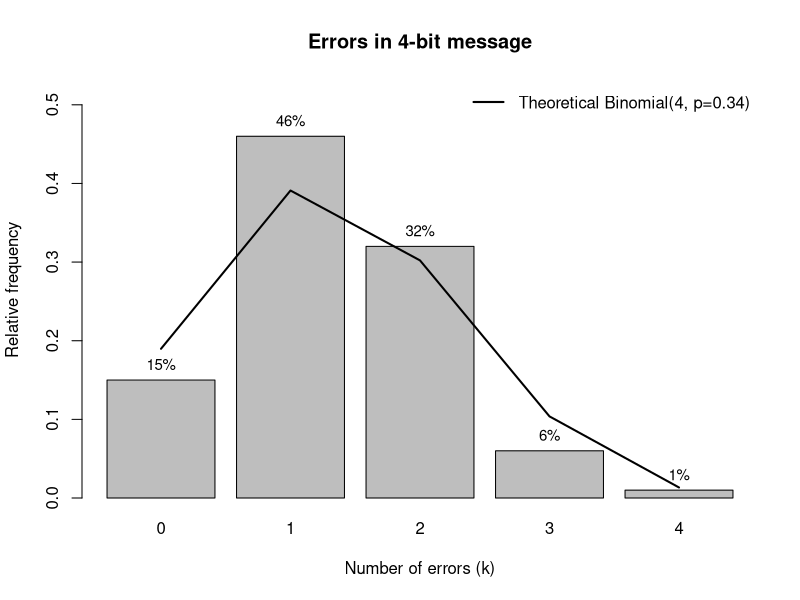

Write R code to recreate this figure. (Note: this script raises an error after producing the figure.)
## ---- chunk 1
# your team id number 
                          ###
id <- 34                  ### Change to the correct id!
                          ###
set.seed(id)
p <- id/100
# matrices G and H
G <- matrix(c(1, 1, 1, 0, 0, 0, 0,
		1, 0, 0, 1, 1, 0, 0,
		0, 1, 0, 1, 0, 1, 0,
		1, 1, 0, 1, 0, 0, 1), nrow = 4, byrow = TRUE)
H <- t(matrix(c(1, 0, 1, 0, 1, 0, 1,
		0, 1, 1, 0, 0, 1, 1,
		0, 0, 0, 1, 1, 1, 1), nrow = 3, byrow = TRUE))
cat("The matrix G is: \n") 
G  
cat("The matrix H is: \n") 
H
cat("The product GH must be zero: \n")
(G%*%H) %%2
## ---- chunk 2
# generate N messages
N <- 100
message_generator <- function(N) {
  matrix(sample(c(0,1), 4*N, replace = TRUE), nrow = N)
}  
messages <- message_generator(100)

# calculate code for messages
codewords <- (messages %*% G) %% 2

cat("messages\n")
head(messages)
cat("codewords\n")
head(codewords)
## ---- chunk 3
# generate an N*7 matrix consisting of independent Bernoulli r.v. with parameter p
errors <- matrix(
  sample(c(0,1), N*7, replace = TRUE, prob = c(1-p, p)),
  nrow = N, byrow = TRUE
)

# impose an error matrix on messages 
received <- (codewords + errors) %% 2
cat("received\n")
head(received)
## ---- chunk 4
# calculatе orror position ((1..7) or 0 - no error)
Z <- (received %*% H) %% 2
idx <- Z %*% c(1,2,4) 

corrected <- received

# correct each message
for (i in seq_len(nrow(corrected))) {
  j <- idx[i]          # error position (1..7) or 0 - no error
  if (j > 0) {
    corrected[i, j] <- 1 - corrected[i, j]
  }
}

cat("corrected\n")
head(corrected)
## ---- chunk 5
decoded <- corrected[, c(3,5,6,7), drop=FALSE]

success <- apply(messages == decoded, 1, all)
p_hat   <- mean(success) 
p_hat
## ---- chunk 6
p_theory <- (1-p)^7 + 7*p*(1-p)^6 # p_star
p_theory
## ---- chunk 7
e = 2 * sqrt(p_hat*(1-p_hat)/N)
e
## ---- chunk 8
new_N = ceiling(p_hat*(1-p_hat)/(0.015*0.015))
new_N
## ---- chunk 9
message <- codewords[, c(3,5,6,7), drop = FALSE]
received_message <- received[, c(3,5,6,7), drop = FALSE]

k <- rowSums(received_message != message)
sum_for_k <- table(factor(k, levels = 0:4))
emp <- as.numeric(sum_for_k) / N


theory <- dbinom(0:4, size = 4, prob = p)
## ---- chunk 10
bp <- barplot(
  emp,
  names.arg = 0:4,
  main = "Errors in 4-bit message",
  xlab = "Number of errors (k)",
  ylab = "Relative frequency",
  ylim = c(0, max(emp) * 1.15)
)

# add small percentage labels above bars
text(x = bp, y = emp, labels = paste0(round(100*emp, 1), "%"), pos = 3, cex = 0.9)

lines(bp, theory, lwd = 2)

legend("topright",
       legend = sprintf("Theoretical Binomial(4, p=%.2f)", p),
       lty = 1, lwd = 2, bty = "n")
## ---- chunk 11
T <- 30.1  #years
T <- T * 365 * 24 * 60 * 60  #seconds
lambda <- log(2) / T  

N_a = 6 * 10^23
M <- 136.907089
m <- id * 10^(-6)
N <- m * N_a / M

mu <- N * lambda
print(mu)
K <- 1e3

## ---- chunk 12
mu <- N * lambda
sigma <- sqrt(mu/n)
## ---- chunk 13
n_values <- c(5, 10, 50, 10000)
max_diff_by_n <- numeric(length(n_values))
names(max_diff_by_n) <- n_values

for (k in seq_along(n_values)){
  n <- n_values[k]
  sample_means <- colMeans(matrix(rpois(n*K, lambda = mu), nrow=n))
  sigma <- sqrt(mu/n)
  xlims <- c(mu-3*sigma,mu+3*sigma)
  Fs <- ecdf(sample_means)
  plot(Fs, 
       xlim = xlims, 
       ylim = c(0,1),
       col = "blue",
       lwd = 2,
       main = "Comparison of ecdf and cdf")
  curve(pnorm(x, mean = mu, sd = sigma), col = "red", lwd = 2, add = TRUE)
  
  xs <- seq(min(sample_means), max(sample_means), length.out = K)
  F_emp <- ecdf(sample_means)(xs)
  F_norm <- pnorm(xs, mean = mu, sd = sigma)
  
  max_diff_by_n[k] <- max(abs(F_emp - F_norm))

}
max_diff_by_n
## ---- chunk 14
T <- 30.1  #years
T <- T * 365 * 24 * 60 * 60  #seconds
lambda <- log(2) / T  

N_a = 6 * 10^23
M <- 136.907089
m <- id * 10^(-6)
N <- m * N_a / M

mu <- N * lambda

a <- 8e8
p <- 0.95

# We derive formula for P(S_n <= 8*10^8) >= 0.95 by finding
# P(S_n > 8*10^8) <= 0.05
# using Markov's inequality which states that
# P(S_n > 8*10^8) <= E(S_n) / 8*10^8
# the following inequality for n:
# n * mu / 8*10^8 <= 0.05

n_markov <- floor((1-p) * a / mu)
cat("n_markov =", n_markov, "\n")


# We need P(S_n <= a) >= 0.95
# Similarly we transformate it to
# P(S_n > a) <= 0.05
# Let's use Chernoff inequality:
# P(S_n > a) <= exp{-s * a} * M(s)
# For Poisson distributed r.v. M(s) = exp{n*mu*(exp(s) -1)}
# So we have such inequality:
# P(S_n >= a) <= exp{-s * a + n*mu*(exp(s) -1)}
# So to find maximum n we need to find:
# exp{-s * a + n*mu*(exp(s) -1)} = 0.05
# -s * a + n*mu*(exp(s) -1) = ln(0.05)
# whence exp{s} = ln(0.05)/(mu * n) + a * s / (mu * n) + 1
# we can not take to account very small value of ln(0.05)/(mu * n) because of mu in
# denominator it is very close to zero
# Now  let's estiemate exp{s} = a*s / mu * n + 1
# Since according to Chernoff inequality (1)s > 0 and we want to find maximum of exp{s}
# We use a tangent line of exp{s} at point s = 0 f(s) = s -1. Looking at coefficient
# near s we want it to be greater than 1 so we can get positive root of equation to
# satisfy (1)
# so our coefficient a / (mu * n ) > 1 from where n < a / mu
# clearly n_max equals to integer value of a /mu

n_chernoff <- floor(a / mu)
cat("n_chernoff =", n_chernoff, "\n")
 


# We need P(S_n <= a) >= 0.95.
# By CLT we can approximate (S_n - n*mu) / sqrt(n*mu) ~ N(0,1).
# So we can use quantile for 0.95:
# qnorm(0.95) = 1.644854
# which gives (a - n*mu) / sqrt(n*mu) = 1.644854
# Now we just solve this for n

sigma = sqrt(mu)
n_clt <- floor(((-qnorm(0.95) * sigma + sqrt((qnorm(0.95) * sigma)^2 + 4 * mu * a)) / (2 * mu))^2)
cat("n_clt =", n_clt, "\n")


simulate_prob <- function(n, mu, K, a) {
  sims <- replicate(K, sum(rpois(n, mu)))
  mean(sims <= a)
}

p_markov  <- simulate_prob(n_markov, mu, K, a)
p_chernoff <- simulate_prob(n_chernoff, mu, K, a)
p_clt     <- simulate_prob(n_clt, mu, K, a)

cat("\nEmpirical probabilities P(S_n ≤ 8×10^8):\n")
cat(" Markov bound   (n =", n_markov,  "):", round(p_markov, 4), "\n")
cat(" Chernoff bound (n =", n_chernoff, "):", round(p_chernoff, 4), "\n")
cat(" CLT bound      (n =", n_clt,      "):", round(p_clt, 4), "\n")

## ---- chunk 15
nu1 <- 34 + 10
K <- 1000
n <- 5
sample_means <- colMeans(matrix(rexp(n*K, rate = nu1), nrow=n))
## ---- chunk 16
mu <- 1/nu1      # change this!
sigma <- 1/(nu1*sqrt(n))    # change this!


## ---- chunk 17
analyze_sample_means <- function(n, nu1, K) {
  mu <- 1/nu1
  sigma_squared <- (1/nu1^2) / n
  sigma <- sqrt(sigma_squared)
  
  #empirical CDF
  sorted_means <- sort(sample_means)
  ecdf_values <- (1:K) / K
  
  #theoretical normal CDF at the same points
  normal_cdf <- pnorm(sorted_means, mean = mu, sd = sigma)
  
  max_diff <- max(abs(ecdf_values - normal_cdf))
  
  plot(sorted_means, ecdf_values, type = "s", col = "blue", lwd = 2,
       main = paste("ecdf and normal cdf for n =", n),
       xlab = "Sample mean", ylab = "Cumulative probability",
       ylim = c(0, 1))
  lines(sorted_means, normal_cdf, col = "red", lwd = 2)
  legend("bottomright", 
         legend = c("Empirical CDF", 
                    paste("Normal(", round(mu, 4), ",", round(sigma_squared, 6), ")")),
         col = c("blue", "red"), lwd = 2)
  grid()
  

  cat("\n  Results for n =", n, "\n")
  cat("Theoretical mean (mu):", mu, "\n")
  cat("Theoretical variance (sigma^2):", sigma_squared, "\n")
  cat("Maximum difference between CDFs:", max_diff, "\n")
  
  return(list(mu = mu, sigma_squared = sigma_squared, max_diff = max_diff))
}

#analyze for n = 5, 10, 50
par(mfrow = c(1, 3))

results_n5 <- analyze_sample_means(5, nu1, K)
results_n10 <- analyze_sample_means(10, nu1, K)
results_n50 <- analyze_sample_means(50, nu1, K)

par(mfrow = c(1, 1))


cat("As n increases, the maximum difference decreases:\n")
cat("n=5:  max_diff =", round(results_n5$max_diff, 4), "\n")
cat("n=10: max_diff =", round(results_n10$max_diff, 4), "\n")
cat("n=50: max_diff =", round(results_n50$max_diff, 4), "\n")
cat("This confirms the Central Limit Theorem: larger sample sizes\n")
cat("lead to better normal approximation.\n")


## ---- chunk 18
#we want P(100 clicks in 1 minute) with probability 0.95
#event: S = X1 + X2 + ... + X100 > 60 seconds

cat("\n Method 1: Markov Inequality\n")
# P(S > 60) >= 1 - E[S]/60
# For P(S > 60) = 0.95: 1 - E[S]/60 >= 0.95

N_markov <- ceiling(33.33 / nu1)
cat("Markov bound: N >=", 33.33/nu1, "=> N >=", N_markov, "\n")

cat("\n  Method 2: Chernoff Bound \n")
nu_chernoff <- 100/60 * (1 + sqrt(-log(0.05)/100))
N_chernoff <- ceiling(nu_chernoff / nu1)
cat("Chernoff bound: nu >=", round(nu_chernoff, 2), "=> N >=", N_chernoff, "\n")

cat("\n   Method 3: Central Limit Theorem \n")
# By CLT: S ~ N(100/nu, 100/nu^2)
# We want P(S > 60) = 0.95, so P(S <= 60) = 0.05
# Standardizing: (60 - 100/nu) / (10/nu) = qnorm(0.05) ≈ -1.645
# 60*nu - 100 = -16.45
# nu = (100 - 16.45)/60 ≈ 1.393
nu_clt <- (100 - 10*qnorm(0.05)) / 60
N_clt <- ceiling(nu_clt / nu1)
cat("CLT approximation: nu >=", round(nu_clt, 4), "=> N >=", N_clt, "\n")

cat("Markov gives weakest bound\n")
cat("Chernoff gives tighter bound\n")
cat("CLT gives the tightest and most accurate bound\n")
cat("We will use CLT result: N =", N_clt, "\n")


cat("\n Simulation Verification \n")
N_pred <- N_clt
nu_pred <- nu1 * N_pred
K_sim <- 1000

simulated_sums <- replicate(K_sim, sum(rexp(100, rate = nu_pred)))

prob_safe <- mean(simulated_sums > 60)

cat("Using N =", N_pred, ", nu =", nu_pred, "\n")
cat("Simulated probability (S > 60):", round(prob_safe, 4), "\n")
cat("Desired probability: 0.95\n")
cat("Difference:", round(abs(prob_safe - 0.95), 4), "\n")

hist(simulated_sums, breaks = 50, probability = TRUE,
     main = "Distribution of Total Time until 100th Click",
     xlab = "Total time (seconds)", col = "lightblue", border = "white")
abline(v = 60, col = "red", lwd = 2, lty = 2)
text(60, par("usr")[4]*0.9, "60 sec threshold", pos = 4, col = "red")

x_seq <- seq(min(simulated_sums), max(simulated_sums), length.out = 200)
lines(x_seq, dnorm(x_seq, mean = 100/nu_pred, sd = 10/nu_pred), 
      col = "darkgreen", lwd = 2)
legend("topright", 
       legend = c("Simulated data", "Safety threshold", "Normal approximation"),
       col = c("lightblue", "red", "darkgreen"), 
       lwd = c(10, 2, 2), lty = c(1, 2, 1))

cat("\n Conclusion \n")
cat("Maximum number of radioactive samples: N =", N_pred, "\n")
cat("This ensures the location is safe with probability ≈ 0.95\n")
## ---- chunk 19
    cat("Question 1.1: Why E(1/X) is not equal to 1/E(X)?\n\n")


    cat("Expectation is a linear operator, but 1/X is a nonlinear function.\n")
    cat("Because of Jensen's inequality, for convex functions:\n")
    cat("E(f(X)) is greater or equal to f(E(X))\n\n")

    cat("Example: X takes values 1 and 3 with equal probability\n")
    cat("E(X) = (1+3)/2 = 2, so 1/E(X) = 1/2 = 0.5\n")
    cat("E(1/X) = (1/1 + 1/3)/2 = 0.667\n")
    cat("So 0.667 is not equal to 0.5\n\n")
## ---- chunk 20
    cat("Question 1.2: Simulation with Normal Distribution\n\n")

    team_id <- 34
    mu <- team_id
    sigma_squared <- 2 * team_id + 7
    sigma <- sqrt(sigma_squared)

    cat("Parameters: mu =", mu, ", sigma squared =", sigma_squared, "\n\n")

    set.seed(123)
    n <- 100
    X <- rnorm(n, mean = mu, sd = sigma)
    Y <- 1 / X

    mean_X <- mean(X)
    mean_Y <- mean(Y)
    one_over_mean_X <- 1 / mean_X

    cat("Sample mean of X:", round(mean_X, 4), "\n")
    cat("1 divided by mean of X:", round(one_over_mean_X, 4), "\n")
    cat("Sample mean of 1/X:", round(mean_Y, 4), "\n")
    cat("Difference:", round(mean_Y - one_over_mean_X, 4), "\n\n")

    cat("As expected, E(1/X) is not equal to 1/E(X).\n")
    cat("E(1/X) is larger because 1/x is a convex function.\n\n")
## ---- chunk 21
    cat("Question 1.3: QQ-plots and Scatterplots\n\n")

    set.seed(456)
    n <- 500
    lambda <- 2

    X_exp <- rexp(n, rate = lambda)
    Y_exp <- rexp(n, rate = lambda)
    Z_exp <- log(X_exp) + 5

    par(mfrow = c(2, 2))

    #1: scatterplot of X and Y (independent)
    plot(X_exp, Y_exp, pch = 16, col = rgb(0, 0, 1, 0.5),
     main = "Scatterplot: X vs Y (independent)",
     xlab = "X", ylab = "Y")
    grid()

    #2: QQ-plot of X and Y
    qqplot(X_exp, Y_exp, pch = 16, col = rgb(0, 0, 1, 0.5),
       main = "QQ-plot: X vs Y",
       xlab = "X quantiles", ylab = "Y quantiles")
    abline(0, 1, col = "red", lwd = 2)
    grid()

    #3: scatterplot of X and Z (dependent)
    plot(X_exp, Z_exp, pch = 16, col = rgb(1, 0, 0, 0.5),
     main = "Scatterplot: X vs Z (dependent)",
     xlab = "X", ylab = "Z = log(X) + 5")
    grid()

    # 4: QQ-plot of X and Z
    qqplot(X_exp, Z_exp, pch = 16, col = rgb(1, 0, 0, 0.5),
       main = "QQ-plot: X vs Z",
       xlab = "X quantiles", ylab = "Z quantiles")
    grid()

    par(mfrow = c(1, 1))

    cat("For X and Y (both exponential with lambda = 2):\n")
    cat("Scatterplot shows random cloud with no pattern, so they are independent\n")
    cat("QQ-plot shows points following diagonal line, so distributions are similar\n\n")

    cat("For X and Z (where Z = log(X) + 5):\n")
    cat("Scatterplot shows clear curved pattern, so they are dependent\n")
    cat("QQ-plot shows curved pattern, so distributions are different\n\n")

    cat("Summary:\n")
    cat("X and Y are independent and have similar distributions\n")
    cat("X and Z are dependent and have different distributions\n\n")

## ---- chunk 22
      # 2.1
      cat("Question 2.1: Type of Random Variable X\n\n")

      cat("X = number of Heads in 3 coin tosses\n\n")
      cat("X is binomially distributed\n\n")

      cat("We have n = 3 independent trials \n")
      cat("Each trial has two outcomes: Heads or Tails\n")
      cat("Probability of Heads is p = 0.5 \n")
      cat("X counts the number of Heads\n")
      cat("So X follows Binomial distribution with n=3 and p=0.5\n\n")
## ---- chunk 23
    # 2.2
    cat("Question 2.2: Expected Value and Variance of X\n\n")
    n_trials <- 3
    p_heads <- 0.5

    #theoretical values
    E_X <- n_trials * p_heads
    Var_X <- n_trials * p_heads * (1 - p_heads)

    cat("Theoretical values:\n")
    cat("For X ~ Binomial(n=3, p=0.5):\n")
    cat("E(X) = n times p = 3 times 0.5 =", E_X, "\n")
    cat("Var(X) = n times p times (1-p) = 3 times 0.5 times 0.5 =", Var_X, "\n\n")

    set.seed(789)
    n_sim <- 100
    X_sim <- rbinom(n_sim, size = n_trials, prob = p_heads)

    sample_mean_X <- mean(X_sim)
    sample_var_X <- var(X_sim)

    cat("Simulated values (100 realizations):\n")
    cat("Sample mean:", round(sample_mean_X, 4), "\n")
    cat("Sample variance:", round(sample_var_X, 4), "\n\n")

    cat("Simulated values are close to theoretical values.\n")
    cat("Small differences are due to random sampling.\n")
    cat("With more simulations, results would be even closer.\n\n")

    barplot(table(X_sim) / n_sim, 
        main = "Distribution of X (Number of Heads in 3 tosses)",
        xlab = "Number of Heads", ylab = "Relative Frequency",
        col = "lightblue", ylim = c(0, 0.5))

    x_vals <- 0:3
    theo_probs <- dbinom(x_vals, size = n_trials, prob = p_heads)
    points(1:4 - 0.5, theo_probs, col = "red", pch = 19, cex = 1.5)
    legend("topright", legend = c("Simulated", "Theoretical"), 
       fill = c("lightblue", NA), pch = c(NA, 19), col = c(NA, "red"))
## ---- chunk 24
       # 2.3
    cat("\nQuestion 2.3: Expected Value and Variance of Y\n\n")

    cat("Y = 0.5 times X minus 1 \n\n")

    #theoretical values
    E_Y <- 0.5 * E_X - 1
    Var_Y <- (0.5^2) * Var_X

    cat("Theoretical values:\n")
    cat("Using properties of expectation and variance:\n")
    cat("E(Y) = 0.5 times E(X) minus 1 = 0.5 times 1.5 minus 1 =", E_Y, "\n")
    cat("Var(Y) = 0.5 squared times Var(X) = 0.25 times", Var_X, "=", Var_Y, "\n\n")

    Y_sim <- 0.5 * X_sim - 1

    sample_mean_Y <- mean(Y_sim)
    sample_var_Y <- var(Y_sim)

    cat("Simulated values (100 realizations):\n")
    cat("Sample mean:", round(sample_mean_Y, 4), "\n")
    cat("Sample variance:", round(sample_var_Y, 4), "\n\n")

    cat("Simulated values match theoretical values well.\n")
    cat("The expected payoff E(Y) = -0.25 means the player loses on average.\n")
    cat("This is not a fair game!\n\n")

    cat("Each round costs 1 pound\n")
    cat("Expected number of Heads: 1.5\n")
    cat("Expected payout: 0.5 times 1.5 = 0.75 pounds\n")
    cat("Net expected gain: 0.75 minus 1 = -0.25 pounds (a loss!)\n")
    cat("Your friend is being tricked!\n\n")

    hist(Y_sim, breaks = seq(-1.5, 0.5, by = 0.5), probability = TRUE,
     main = "Distribution of Y (Payoff from Game)",
     xlab = "Payoff (pounds)", ylab = "Relative Frequency",
     col = "lightcoral", border = "white")
    abline(v = E_Y, col = "blue", lwd = 3, lty = 2)
    text(E_Y, par("usr")[4]*0.9, paste("E(Y) =", E_Y), pos = 4, col = "blue")
